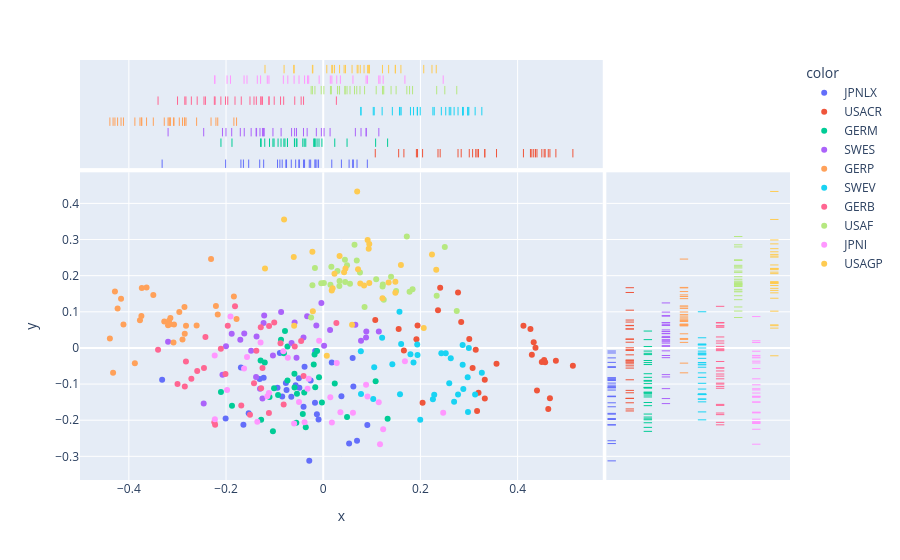
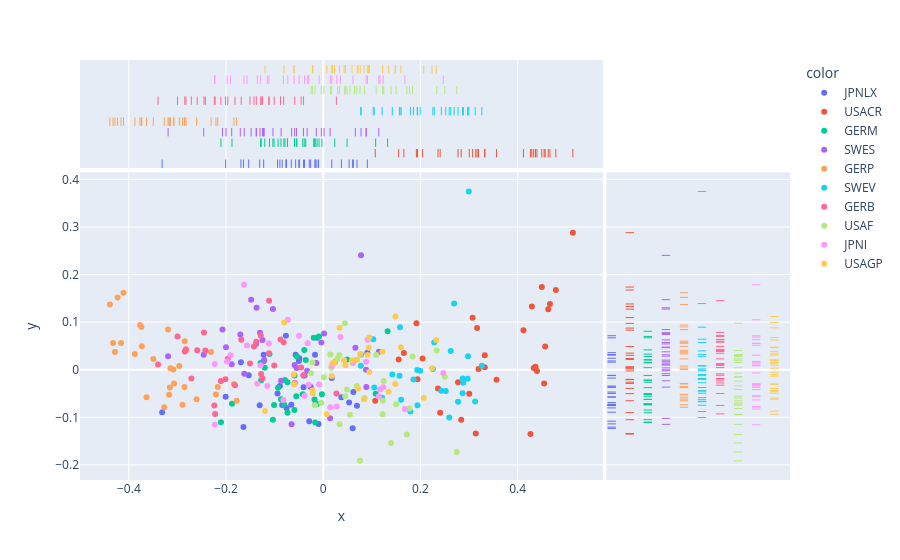
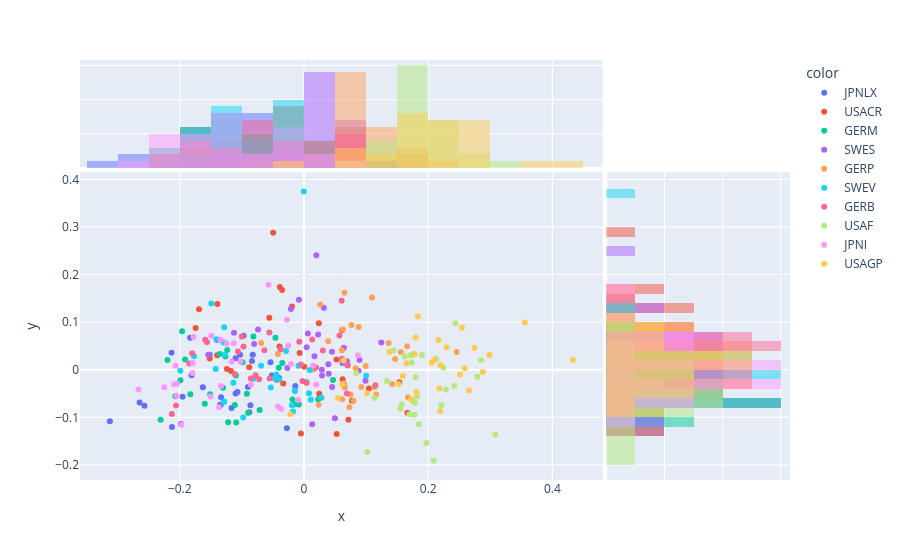

Notebook cell for these charts, in order:
### Code cell
#  PC1-PC5 are give the highest returns (81%).

fig1 = px.scatter(
                x = newDataframe.PC1,
                y = newDataframe.PC2,
                color = newDataframe.CARID,
                marginal_y="rug", 
                marginal_x="rug")
fig2 = px.scatter(
                x = newDataframe.PC1,
                y = newDataframe.PC3,
                color = newDataframe.CARID,
                marginal_y="rug", 
                marginal_x="rug")
fig3 = px.scatter(
                x = newDataframe.PC2,
                y = newDataframe.PC3,
                color = newDataframe.CARID,
                marginal_y="histogram", 
                marginal_x="histogram")
fig1.show()
fig2.show()
fig3.show()
